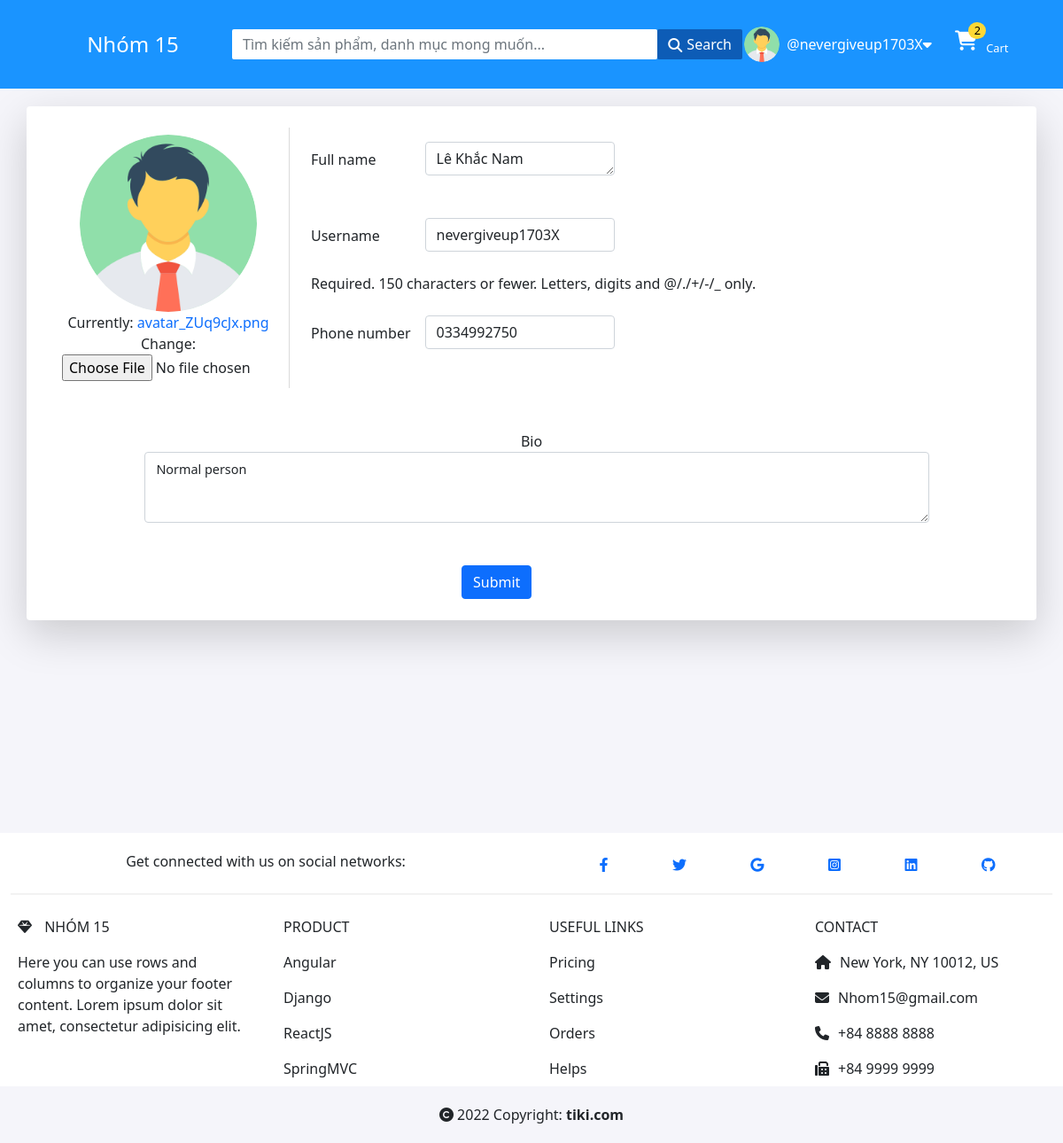
The app's page /update-info/ (signed in) with its own data.
### base/models.py (models this page shows, shortened)
class User(AbstractUser):
    functionality_of_user = models.ForeignKey(Function, on_delete=models.CASCADE, null=True, blank=True)
    name = models.CharField(max_length=200, null=True, blank=True)
    email = models.EmailField(unique=True, null=True)
    bio = models.TextField(null=True, blank=True)
    avatar = models.ImageField(null=True, default="avatar.png")
    full_name = models.TextField(max_length=100, null=True, blank=True)
    phone_number = models.CharField(max_length=20, null=True, blank=True)
    USERNAME_FIELD = 'email'
    REQUIRED_FIELDS = []

class Cart(models.Model):
    user = models.OneToOneField(User, on_delete = models.CASCADE)
    order = models.ManyToManyField(OrderProduct, blank=True)

### base/views.py (the view, shortened to what this page needs)
# urls.py: path('update-info/', views.UpdateInfo, name='update-info'),
def UpdateInfo(request):
    cart = get_object_or_404(Cart, user = request.user)
    user = request.user
    form = UserForm(instance=user)
    context = {'form': form, 'cart': cart}
    return render(request, 'user/update_user.html', context)

### base/form.py
class UserForm(ModelForm):
    class Meta:
        model = User
        fields = ['avatar', 'full_name', 'username', 'phone_number', 'bio']
    def __init__(self, *args, **kwargs):
        super(UserForm, self).__init__(*args, **kwargs)
        self.fields['avatar'].widget.attrs['class'] = 'avatar-update'
        self.fields['full_name'].widget.attrs['class'] = 'form-control'
        self.fields['username'].widget.attrs['class'] = 'form-control'
        self.fields['phone_number'].widget.attrs['class'] = 'form-control'
        self.fields['bio'].widget.attrs['class'] = 'form-control decription-product'

### base/templates/user/update_user.html (shortened to what this page needs)
{% extends 'index.html' %}
{% block content %}
  <div class="container-fluid vh-100 bg-c" style="margin-top: 10%;">
    <div class="container bg-white rounded shadow-lg">
        <form action="" method="post" enctype="multipart/form-data">
            <div class="row p-4">
                <div class="col-3 border-r text-center p-2">
                    <div>
                        <img src="{{request.user.avatar.url}}" alt="" srcset="" class="rounded-circle" width="200px">
                    </div>
                    <div>
                        {{form.avatar}}
                    </div>
                </div>
                <div class="col-6">
                    {% for field in form %}
                    {% if field.label != 'Avatar' and field.label != 'Bio' %}
                    <div class="row d-flex flex-column justify-content-center align-items-center">
                        <div class="d-flex justify-content-start p-3">
                            <div class="col-3 mt-2">
                                {{field.label}}
                            </div>
                            <div class="col-5">
                                {{field}}
                            </div>
                        </div>
                        <div class="p-2 mlc-2">
                            {{field.help_text}}
                        </div>
                    </div>
                    {% endif %}
                    {% endfor %}
                </div>
            </div>
            <div class="row d-flex justify-content-center align-items-center p-4">
                <div class="col-3 text-center">
                    {{form.bio.label}}
                </div>
                <div class="col-10">
                    {{form.bio}}
                </div>
            </div>
            <div class="row p-4 d-flex justify-content-center">
                <div class="col-2">
                    <input type="submit" class="btn btn-primary" value="Submit">
                </div>
            </div>
        </form>
    </div>
  </div>
{% endblock %}

### templates/navbar.html (shortened to what this page needs)
{% load static %}
<div class="navbar-position">
    <div class="container-fluid navbar-fixed fixed-top">
        <div class="row d-flex align-items-center justify-content-center h-100">
            <div class="col-2 text-center">
                <a href="{% url 'home' %}" class="nav-link text-white"><span style="font-size: 1.5rem;">Nhóm 15</span></a>
            </div>
            <div class="form-outline form-white col-6 text-center">
                <form class="d-flex search" action="" method="GET">
                    <input class="form-control " style="color: #78788e; border-radius: 2px; border: none;padding: 5px 12px; max-height: 40px;" type="text" placeholder="Tìm kiếm sản phẩm, danh mục mong muốn..." aria-label="Search" name="q" >
                    <button class="" style=" background-color: rgb(13 92 182); color: #ffffff; max-height: 40px; border: none; border-radius: 2px; padding: 5px 12px; display: inline-flex;" type="submit"><i class="fa-solid fa-magnifying-glass" style="margin-right: 5px; margin-top: 0.3rem;"></i> Search</button>
                </form>
            </div>
            <div class="col-2 text-white d-flex justify-content-center align-items-center">
                {% if request.user.is_authenticated %}
                <div class="">
                    <img src="{{request.user.avatar.url}}" alt="" srcset="" class="rounded-circle" style="width: 5vh; margin-right: 3%;">
                </div>
                <div class="d-flex p-2 account" id="account">
                    <div>@{{request.user.username}}</div>
                    <div><i class="fa-solid fa-caret-down"></i></div>
                    <div class="padding-toogle"></div>
                </div>
                {% else %}
                <a href="{% url 'login' %}" style="text-decoration: none;" class="text-white"><i class="fa-solid fa-user-large" style="margin-right: 1rem;"></i>Login</a>
                {% endif %}
            </div>
            {%  if request.user.functionality_of_user.name == 'Customer' %}
            <div class="col-1">
                <a href="{% url 'cart' %}" class="nav-link text-white d-flex">
                    <div>
                        <div class="Cart-icon"><i class="fa-solid fa-cart-shopping cart-navbar-icon"></i>
                            <div class="announce">{{cart.order.all.count}}</div>
                        </div>
                    </div>
                    <span class="cart-navbar">Cart</span>
                </a>
            </div>
            {% endif %}
        </div>
    </div>
</div>

### static/style/style.css (style rules this page uses)
* { margin: 0; padding: 0; box-sizing: border-box; font-size: 1rem; }
a { text-decoration: none !important; cursor: pointer; }
html { background-color: #f5f5fa; }
.navbar-position { margin-bottom: 5.5rem; }
.navbar-fixed { background-color: #1a94ff; height: 100px; }
textarea { max-height: 2rem; padding-left: 0.5rem; }
input { padding-left: 0.5rem; }
.decription-product { padding-top: 0.5rem; font-size: 0.9rem; margin-left: 0.4rem; }
.decription-product { min-height: 5rem !important; }
.Cart-icon { position: relative; }
.announce { background-color: rgb(253 216 53); border-radius: 50%; position: absolute; right: -0.8em; top: -0.8em; padding: 0 .4rem; font-size: 0.8rem; color: #000000; }
.cart-navbar-icon { font-size: 1.4em; }
.cart-navbar { font-size: 0.8em; margin-top: 10px; margin-left: 10px; }
.account { position: relative; cursor: pointer; padding-bottom: 2rem; }
.padding-toogle { position: absolute; width: 9rem; height: 2rem; top: 1rem; }
.bg-c { background-color: #f5f5fa; }
.border-r { border-right: 1px solid #dadada; }
.mlc-2 { margin-left: 1em; }

### records on screen
User: user.avatar (picture), user.username "nevergiveup1703X", form "Lê Khắc Nam" "nevergiveup1703X" "0334992750", bio "Normal person"
Cart: order.all.count "2"

### other values on screen
{{ field.label }} "Full name" "Username" "Phone number"
{{ field.help_text }} "Required. 150 characters or fewer. Letters, digits and @/./+/-/_ only."
